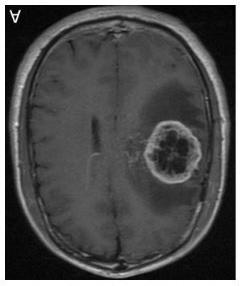
%> input picture Traditional/yes/y137.jpg, 241 x 286 px; its folder holds only this picture in this run
$ octave Preprocessing.m   (GNU Octave 9; MATLAB toolbox functions it lacks are replaced by stand-ins)
%> lines starting %> are read from the running program, lines starting %| are printed output that depends on the picture; in (x1, y1, x2, y2) boxes, pixels count from 0 and x2, y2 are one past the last pixel; in counts of white or black regions, pixels touching at a corner belong together; the program's own positions count from 1
clc;
clear all;
close all;


input_yes_dir = 'C:\Users\HP\OneDrive\Desktop\1911021_BME424_Project\Deep Learning\dataset\yes';
input_no_dir = 'C:\Users\HP\OneDrive\Desktop\1911021_BME424_Project\Deep Learning\dataset\no';
output_yes_dir = 'C:\Users\HP\OneDrive\Desktop\1911021_BME424_Project\Deep Learning\preprocessed_dataset\yes\';
output_no_dir = 'C:\Users\HP\OneDrive\Desktop\1911021_BME424_Project\Deep Learning\preprocessed_dataset\no\';


if ~exist(output_yes_dir, 'dir')
    mkdir(output_yes_dir)
end
if ~exist(output_no_dir, 'dir')
    mkdir(output_no_dir)
end

% Process YES images (with tumor)
process_images(input_yes_dir, output_yes_dir);

% Process NO images (without tumor)
process_images(input_no_dir, output_no_dir);

% ------------------- Image Processing Function -------------------
function process_images(input_dir, output_dir)
    files = dir(fullfile(input_dir, '*.jpg'));

    for i = 1:length(files)
        % Read image
        img_path = fullfile(input_dir, files(i).name);
        img = imread(img_path);
%> img is the input picture: size 286x241x3 uint8; min 0, max 255, mean 78.3

        % Convert to grayscale if RGB
        if size(img, 3) == 3
            img = rgb2gray(img);
%> img: size 286x241 uint8
        end

        % Median Filtering
        img = medfilt2(img, [3 3]);

        % Adaptive Histogram Equalization
        img = adapthisteq(img, 'NumTiles', [8 8], 'ClipLimit', 0.01);
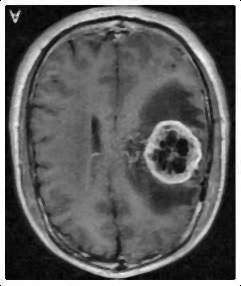
%> img: size 286x241 uint8; min 0, max 255, mean 96.8

        % Skull Stripping
        threshold = graythresh(img);
%> threshold = 0.561
        brain_mask = imbinarize(img, threshold);
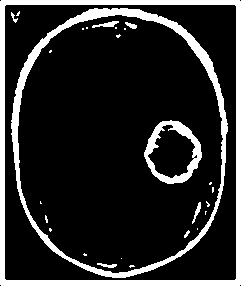
%> brain_mask: size 286x241 logical; 16.7% white; 27 white regions (18 under 20 px), largest, box (x1, y1, x2, y2) and area: (0, 0, 241, 286) 5401, (11, 8, 228, 278) 4527, (144, 120, 202, 184) 1150
        brain_mask = imfill(brain_mask, 'holes');
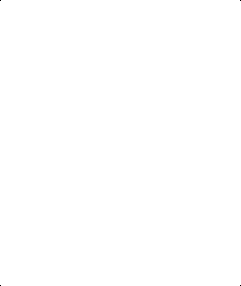
%> brain_mask: size 286x241 logical; 100% white; black in thin lines or dots
        brain_mask = bwareaopen(brain_mask, 100);
        brain_mask = bwareafilt(brain_mask, 1);

        % Apply brain mask
        img = double(img) .* brain_mask;
%> img: size 286x241 double

        % Normalize intensity to [0, 1]
        img = img / 255;

        % Resize to 64x64
        img = imresize(img, [64 64]);
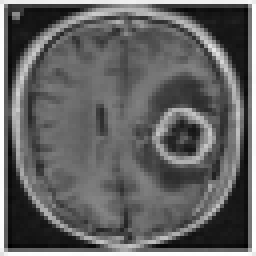
%> img: size 64x64 double (shown 4 times larger); min -0.0417, max 1.04, mean 0.38; drawn with min black and max white

        % Convert to uint8 for saving
        img_to_save = im2uint8(img);

        % Save processed image
        output_path = fullfile(output_dir, files(i).name);
        imwrite(img_to_save, output_path);

        fprintf('Processed: %s\n', files(i).name);
    end
end

$ run again, on Traditional/yes/y273.jpg
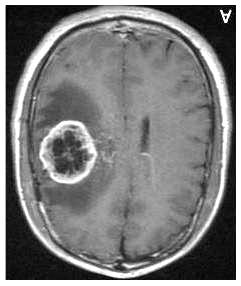
%> input picture Traditional/yes/y273.jpg, 241 x 286 px
%> in process_images, img is the input picture: size 286x241x3 uint8; min 0, max 255, mean 123.8
%> threshold = 0.475
%> in process_images, `brain_mask = imbinarize(img, threshold);`:
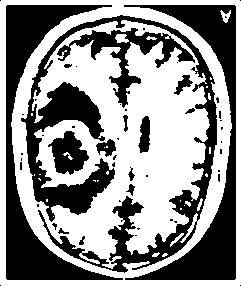
%> brain_mask: size 286x241 logical; 56.2% white; 51 black regions (36 under 20 px), largest, box (x1, y1, x2, y2) and area: (21, 15, 217, 273) 10868, (6, 5, 123, 280) 7535, (124, 5, 236, 280) 7163
%> in process_images, `img = imresize(img, [64 64]);`:
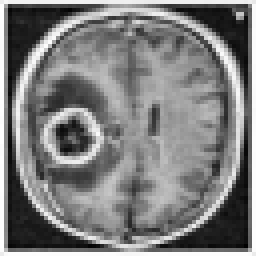
%> img: size 64x64 double (shown 4 times larger); min -0.0129, max 1.04, mean 0.506; drawn with min black and max white

$ run again, on Traditional/yes/y1372.jpg
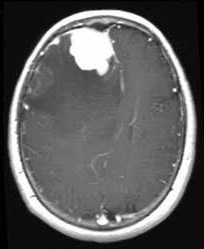
%> input picture Traditional/yes/y1372.jpg, 204 x 249 px
%> in process_images, img is the input picture: size 249x204x3 uint8; min 0, max 255, mean 93.3
%> threshold = 0.557
%> in process_images, `brain_mask = imbinarize(img, threshold);`:
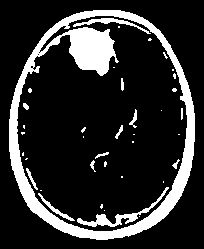
%> brain_mask: size 249x204 logical; 17.3% white; 38 white regions (25 under 20 px), largest, box (x1, y1, x2, y2) and area: (9, 10, 195, 240) 7370, (77, 187, 169, 227) 520, (73, 18, 151, 34) 261
%> in process_images, `img = imresize(img, [64 64]);`:
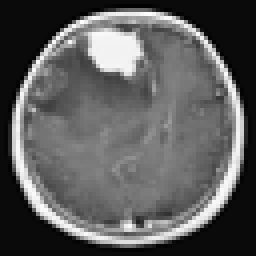
%> img: size 64x64 double (shown 4 times larger); min -0.0433, max 1.04, mean 0.35; drawn with min black and max white
